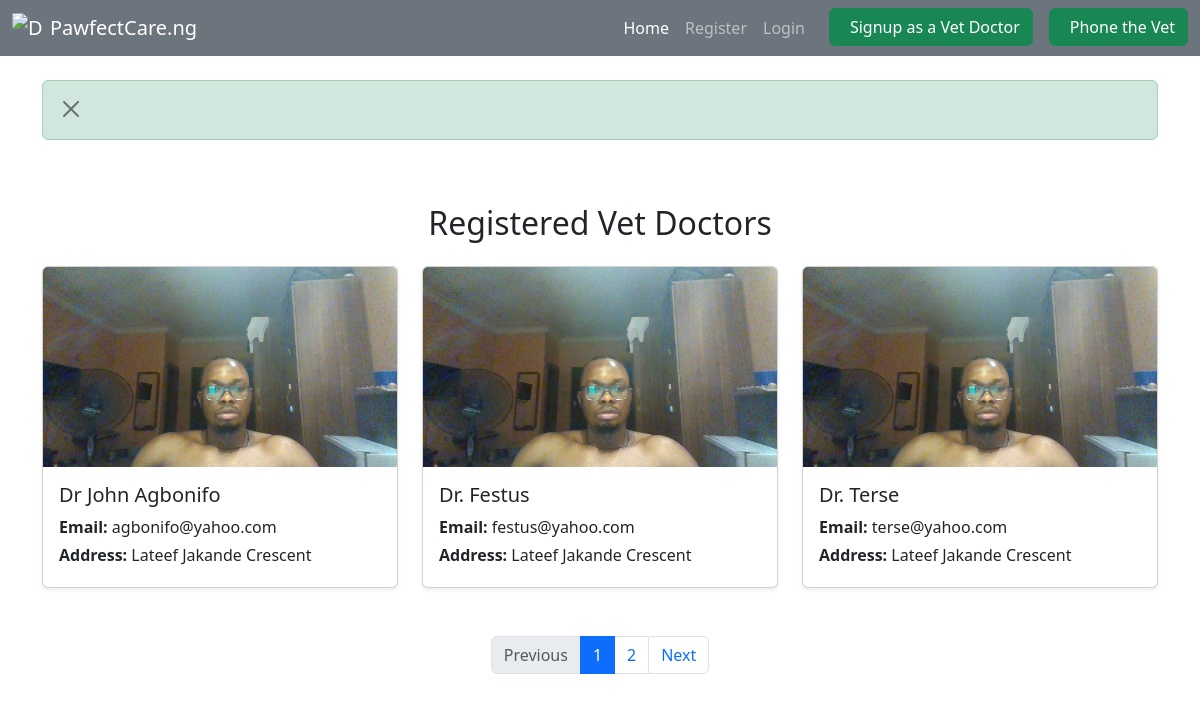
Page /doctors on the committed database.
### main.py (models this page shows)
class Doctors(db.Model):
    __tablename__ = 'doctors'
    id = db.Column(db.Integer, primary_key=True)
    name = db.Column(db.String(100), nullable=False)
    email = db.Column(db.String(100), nullable=False)
    password = db.Column(db.String(100), nullable=False)
    address = db.Column(db.String(100), nullable=False)
    file = db.Column(db.String(200), nullable=False)
    __table_args__ = (
        UniqueConstraint('email', name='uq_doctors_email'),
    )

### main.py (the view)
@app.route("/doctors", methods=["POST", "GET"])
def doctors():
    page = request.args.get('page', 1, type=int)
    users = Doctors.query.paginate(page=page, per_page=3)
    return render_template("doctors.html", users=users)

### templates/doctors.html
{% extends 'landing.html' %}
{% block body %}
  <div class="container py-5">
    <h2 class="mb-4 text-center">Registered Vet Doctors</h2>
    <div class="row g-4">
      {% for user in users %}
      <div class="col-md-4">
        <div class="card shadow-sm h-100">
          <img src="{{ url_for('static', filename='uploads/' + user.file) }}" class="card-img-top" alt="{{ user.name }}">
          <div class="card-body">
            <h5 class="card-title">{{ user.name }}</h5>
            <p class="card-text mb-1"><strong>Email:</strong> {{ user.email }}</p>
            <p class="card-text mb-1"><strong>Address:</strong> {{ user.address }}</p>
          </div>
        </div>
      </div>
      {% endfor %}
    </div>
  </div>
<nav class="d-flex justify-content-center">
        <ul class="pagination">
            {% if users.has_prev %}
                <li class="page-item">
                    <a class="page-link" href="{{ url_for('doctors', page=users.prev_num) }}">Previous</a>
                </li>
            {% else %}
                <li class="page-item disabled"><span class="page-link">Previous</span></li>
            {% endif %}
            {% for page_num in users.iter_pages() %}
                {% if page_num %}
                    {% if page_num == users.page %}
                        <li class="page-item active"><span class="page-link">{{ page_num }}</span></li>
                    {% else %}
                        <li class="page-item">
                            <a class="page-link" href="{{ url_for('doctors', page=page_num) }}">{{ page_num }}</a>
                        </li>
                    {% endif %}
                {% else %}
                    <li class="page-item disabled"><span class="page-link">…</span></li>
                {% endif %}
            {% endfor %}
            {% if users.has_next %}
                <li class="page-item">
                    <a class="page-link" href="{{ url_for('doctors', page=users.next_num) }}">Next</a>
                </li>
            {% else %}
                <li class="page-item disabled"><span class="page-link">Next</span></li>
            {% endif %}
        </ul>
    </nav>
{% endblock %}

### templates/landing.html (shortened to what this page needs)
<!DOCTYPE html>
<html lang="en">
<head>
  <link href="https://cdn.jsdelivr.net/npm/bootstrap@5.3.3/dist/css/bootstrap.min.css" rel="stylesheet">
</head>
<body>
  <nav class="navbar navbar-expand-lg navbar-dark bg-secondary">
  <div class="container-fluid">
    <a class="navbar-brand d-flex align-items-center" href="#">
      <img src="https://cdn-icons-png.flaticon.com/512/616/616408.png" alt="Dog" width="30" height="30" class="me-2">
      PawfectCare.ng
    </a>
    <div class="collapse navbar-collapse" id="navbarVet">
      <ul class="navbar-nav ms-auto mb-2 mb-lg-0">
        <li class="nav-item">
          <a class="nav-link active" href="{{ url_for('landing_page')}}">Home</a>
        </li>
        {% if current_user.is_authenticated %}
        <li class="nav-item">
          <a class="nav-link" href="{{url_for('doctor_profile', id=current_user.id)}}">Profile</a>
        </li>
        <li class="nav-item">
          <a class="nav-link" href="{{url_for('logout')}}">Logout</a>
        </li>
        {% else %}
        <li class="nav-item">
          <a class="nav-link" href="{{url_for('user_register')}}">Register</a>
        </li>
        <li class="nav-item">
          <a class="nav-link" href="{{url_for('user_login')}}">Login</a>
        </li>
        {% endif %}
        <li class="nav-item">
          <a class="btn btn-success ms-lg-3 d-flex align-items-center" href="{{url_for('doctor_register')}}">
             Signup as a Vet Doctor
          </a>
        </li>
        <li class="nav-item">
          <a class="btn btn-success ms-lg-3 d-flex align-items-center" href="{{url_for('contact')}}">
             Phone the Vet
          </a>
        </li>
      </ul>
    </div>
  </div>
</nav>
<section class="container mt-4">
  <div class="alert alert-success fade show" role="alert">
    <button type="button" class="btn-close" data-bs-dismiss="alert" aria-label="Close"></button>
  </div>
</section>
  {% block body %}{% endblock %}
</body>
</html>

### rows in the picture
Doctors: file (picture), name "Dr John Agbonifo", email "agbonifo@yahoo.com", address "Lateef Jakande Crescent"
Doctors: file (picture), name "Dr. Festus", email "festus@yahoo.com", address "Lateef Jakande Crescent"
Doctors: file (picture), name "Dr. Terse", email "terse@yahoo.com", address "Lateef Jakande Crescent"

### other values in the picture
{{ page_num }} "1"
{{ page_num }} "2"
